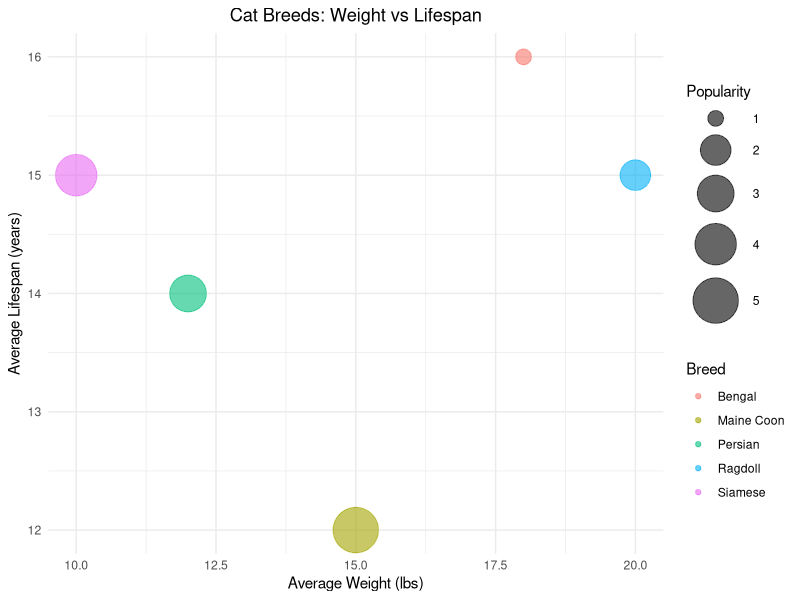

R code for this plot:
# Installer et charger les packages nécessaires
if (!require("ggplot2")) install.packages("ggplot2", dependencies=TRUE)
if (!require("dplyr")) install.packages("dplyr", dependencies=TRUE)
library(ggplot2)
library(dplyr)

# Exemples de données sur les races de chats
cat_data <- data.frame(
  Breed = c("Siamese", "Persian", "Maine Coon", "Ragdoll", "Bengal"),
  Weight = c(10, 12, 15, 20, 18),
  Lifespan = c(15, 14, 12, 15, 16),
  Popularity = c(4, 3, 5, 2, 1)
)

# Visualisation avancée : un graphique à bulles avec ggplot2
ggplot(cat_data, aes(x = Weight, y = Lifespan, size = Popularity, color = Breed)) +
  geom_point(alpha = 0.6) +
  scale_size_continuous(range = c(5, 15)) +
  labs(title = "Cat Breeds: Weight vs Lifespan",
       x = "Average Weight (lbs)",
       y = "Average Lifespan (years)",
       size = "Popularity",
       color = "Breed") +
  theme_minimal() +
  theme(plot.title = element_text(hjust = 0.5))